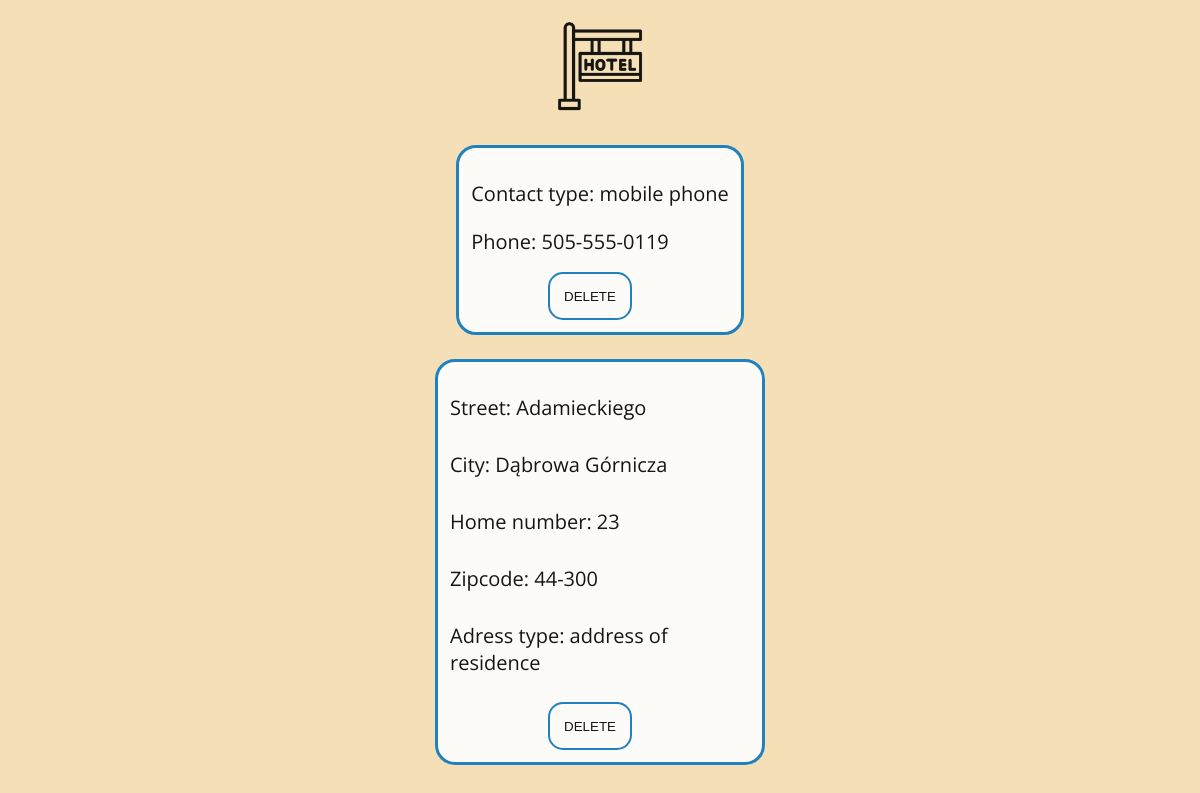
/user-data.php (signed in), run on the app's committed database.
### tables this page shows
CREATE TABLE `contacts` (
  `id` int(11) NOT NULL,
  `type` varchar(20) NOT NULL,
  `phone` varchar(20) NOT NULL,
  `user_id` int(11) NOT NULL
);

CREATE TABLE `addresses` (
  `id` int(11) NOT NULL,
  `street` varchar(255) DEFAULT NULL,
  `city` varchar(255) NOT NULL,
  `homenumber` varchar(20) NOT NULL,
  `zipcode` varchar(50) NOT NULL,
  `type` varchar(20) NOT NULL,
  `user_id` int(11) NOT NULL
);

### scripts/fetch-data.php (the view, shortened to what this page needs)
<?php
$host = 'localhost';
$dbusername = 'root';
$dbpassword = '';
$dbname = 'hotel_booking';
$conn = mysqli_connect($host, $dbusername, $dbpassword, $dbname);
$user_id = $_SESSION['user_id'];
$query = "SELECT * FROM contacts WHERE user_id = ?";
$stmt = $conn->prepare($query);
$stmt->bind_param("i", $user_id);
$stmt->execute();
$result = $stmt->get_result();
while ($row = $result->fetch_assoc()) {
    $contact_id = $row['id'];
    $contactType = $row['type'];
    $phone = $row['phone'];
    echo
    '<div class="contact">
        <p>Contact type: ' . $contactType . '</p>
        <p>Phone: ' . $phone . '</p>
        <form action="scripts/delete-data.php" method="post">
            <input type="hidden" name="contact_id" value="' . $contact_id . '">
            <button type="submit">DELETE</button>
        </form>
    </div>';
}
$query = "SELECT * FROM addresses WHERE user_id = ?";
$stmt = $conn->prepare($query);
$stmt->bind_param("i", $user_id);
$stmt->execute();
$result = $stmt->get_result();
while ($row = $result->fetch_assoc()) {
    $address_id = $row['id'];
    $street = $row['street'];
    $city = $row['city'];
    $homenumber = $row['homenumber'];
    $zipcode = $row['zipcode'];
    $addressType = $row['type'];
    echo
    '<div class="address">
        <p>Street: ' . $street . '</p>
        <p>City: ' . $city . '</p>
        <p>Home number: ' . $homenumber . '</p>
        <p>Zipcode: ' . $zipcode . '</p>
        <p>Adress type: ' . $addressType . '</p>
        <form action="scripts/delete-data.php" method="post">
            <input type="hidden" name="address_id" value="' . $address_id . '">
            <button type="submit">DELETE</button>
        </form>
    </div>';
}
?>

### css/contacts-addresses.css (style rules this page uses)
body { margin: 0; padding: 0; background-color: #f4dfb6; }
p { margin-right: auto; margin-bottom: auto; font-size: 20px; }
.contact { display: flex; flex-direction: column; align-items: center; height: 20vh; margin-top: 3vh; padding: 1vw; background-color: #FFFFFF; border-color: #0978bf; border-radius: 20px; border-style: solid; }
.contact form button { height: 6vh; width: 7vw; margin-top: 2vh; margin-right: 20px; background-color: #FFFFFF; border-color: #0978bf; border-radius: 15px; border-style: solid; outline: none; }
.address { display: flex; flex-direction: column; align-items: center; height: 47vh; width: 25vw; margin-top: 3vh; margin-bottom: 2vh; padding: 1vw; background-color: #FFFFFF; border-color: #0978bf; border-radius: 20px; border-style: solid; }
.address form button { height: 6vh; width: 7vw; margin-top: 2vh; margin-right: 20px; background-color: #FFFFFF; border-color: #0978bf; border-radius: 15px; border-style: solid; outline: none; }

### data on the page
contacts: type "mobile phone", phone "505-555-0119"
addresses: street "Adamieckiego", city "Dąbrowa Górnicza", homenumber "23", zipcode "44-300", type "address of residence"
